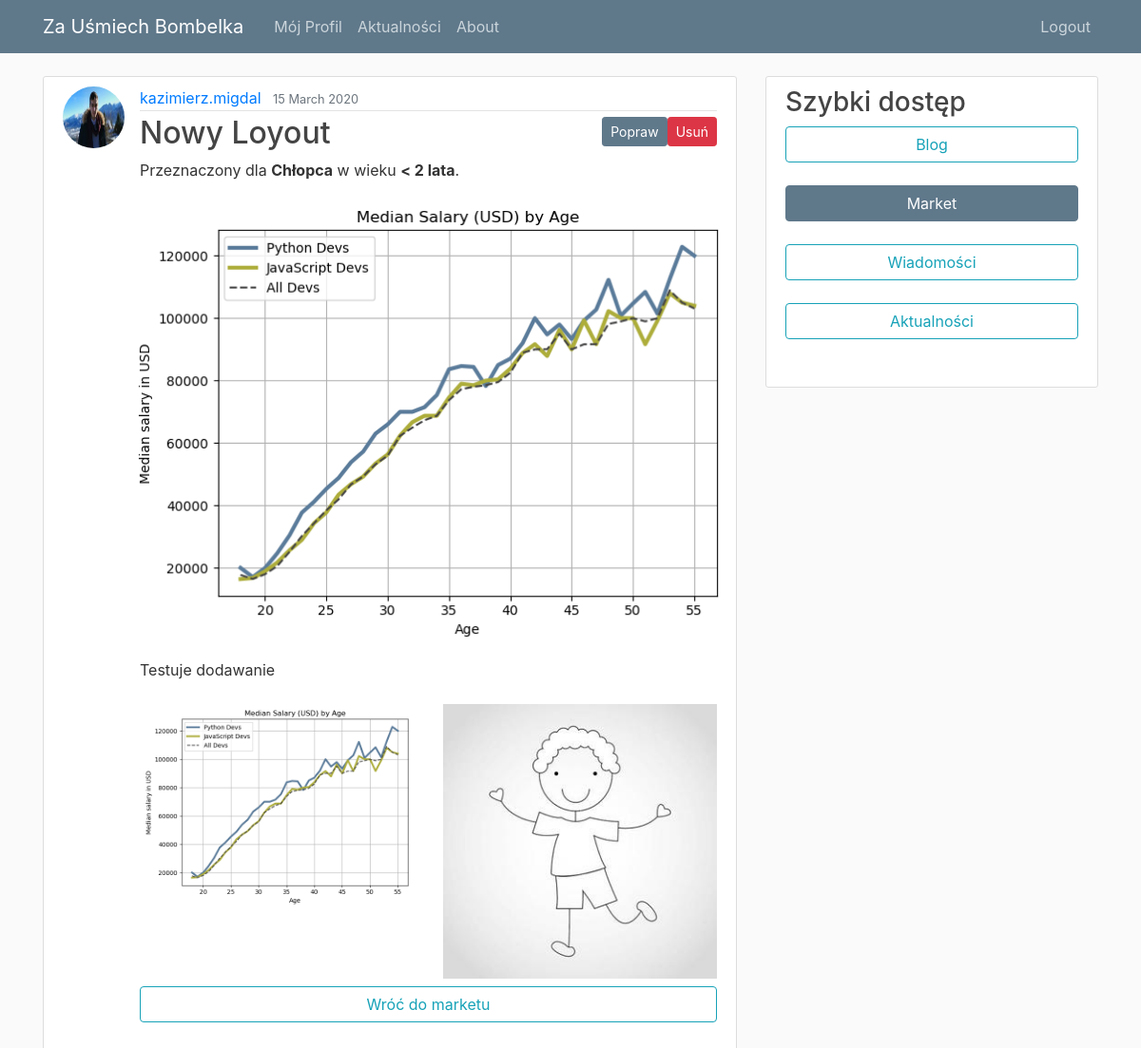
/market/product/15/ (signed in), run on the app's committed database.
### market/models.py (models this page shows, shortened)
class Product(models.Model):
    author = models.ForeignKey(User, on_delete=models.CASCADE)
    date_posted = models.DateTimeField(default=timezone.now)
    title = models.CharField(max_length=100, verbose_name='')
    description = models.TextField(verbose_name='')
    photo_1 = models.ImageField(default='default_1.jpg', upload_to='product_pics', verbose_name='')
    photo_2 = models.ImageField(default='default_1.jpg', upload_to='product_pics', verbose_name='')
    photo_3 = models.ImageField(default='default_1.jpg', upload_to='product_pics', verbose_name='')
    SEX_TAG_CHOISE= [('Boy','Chłopca'),('Girl', 'Dziewczynki'), ('Unisex', 'Zarówno dla chłopca jaki i dziewczynki')]
    tag_sex = models.CharField(max_length=6, choices = SEX_TAG_CHOISE, default='Unisex', verbose_name='')
    tag_age = models.IntegerField(choices = [(1,'< 1 miesiąc'),
                                            (2,'< 3 miesiące'),
                                            (3,'< 6 miesięcy'),
                                            (4,'< 1 rok'),
                                            (5,'< 1.5 roku'),
                                            (6,'< 2 lata'),
                                            (7,'Ponad 2 lata')],
                                                                 default=1, verbose_name='')

### users/models.py (models this page shows, shortened)
class Profile(models.Model):
    user = models.OneToOneField(User, on_delete=models.CASCADE)
    image = models.ImageField(default='default.jpg', upload_to='profile_pics')
    description = models.TextField(default='Brak opisu')
    SEX_TAG_CHOISE = [('Boy','dla chłopca'),('Girl', 'dla dziewczynki'), ('Unisex', 'zarówno dla chłopca jaki i dziewczynki')]
    AGE_TAG_CHOISE =[(1,'< 1 miesiąca'),(2,'< 3 miesiący'),(3,'< 6 miesięcy'),(4,'< 1 rok'),(5,'< 1.5 roku'),(6,'< 2 lat'),(7,'Ponad 2 lat')]
    interested_sex_tag = models.CharField(max_length=6, choices = SEX_TAG_CHOISE, default='Unisex')
    interested_age_tag = models.IntegerField(choices=AGE_TAG_CHOISE, default=1)
    sold_sex_tag = models.CharField(max_length=6, choices = SEX_TAG_CHOISE, default='Unisex')
    sold_age_tag = models.IntegerField(choices=AGE_TAG_CHOISE, default=1)

### market/views.py (the view)
# urls.py: path('product/<int:pk>/', ProductDetailView.as_view(), name='product-detail'),
class ProductDetailView(LoginRequiredMixin,DetailView):
    model = Product
    def get_context_data(self, **kwargs):
        context = super().get_context_data(**kwargs)
        context['section'] = 'market'
        return context

### market/templates/market/product_detail.html
{% extends "blog/base.html" %}
{% block content %}
<article class="media content-section">
    <img class="rounded-circle article-img" src="{{ object.author.profile.image.url }}">
    <div class="media-body">
        <div class="article-metadata">
            <a class="mr-2" href="#">{{ object.author }}</a>
            <small class="text-muted">{{ object.date_posted|date:"d F Y" }}</small>
           {% if object.author == user %}
                <div class="article-title" >
                    <a class="btn btn-danger btn-sm float-right mt-2" href="{% url 'product-delete' product.id%}">Usuń</a>
                    <a class="btn btn-sample btn-sm float-right mt-2" href="{% url 'product-update' product.id%}">Popraw</a>
                </div>
            {% endif %}
        </div>
        <h2 class="article-title">{{ object.title }}</h2>
        <p>Przeznaczony dla <strong>{{object.get_tag_sex_display}}</strong> w wieku <strong>{{object.get_tag_age_display}}</strong>.</p>
        <div class = "row justify-content-center">
            <img class="img-fluid mb-2" src="{{ object.photo_1.url }}">
        </div>
        <p class="article-content">{{ object.description }}</p>
        <div class="row justify-content-center">
            <div class="col">
            <img class="img-fluid mb-2 mt-2" src="{{ object.photo_2.url }}">
            </div>
            <div class="col">
            <img class="img-fluid mb-2 mt-2" src="{{ object.photo_3.url }}">
            </div>
        </div>
        <a class="mr-2" href="{% url 'market-home' %}"><button class="btn btn-outline-info btn-block">Wróć do marketu</button></a>
    </div>
</article>
{% endblock content %}

### blog/static/blog/main.css (style rules this page uses)
body { background: #fafafa; color: #333333; margin-top: 5rem; }
h1, h2, h3, h4, h5, h6 { word-wrap: break-word; -webkit-hyphens: auto; -moz-hyphens: auto; -ms-hyphens: auto; -o-hyphens: auto; hyphens: auto; color: #444444; }
.content-section { background: #ffffff; padding: 10px 20px; border: 1px solid #dddddd; border-radius: 3px; margin-bottom: 20px; top:56px; }
.article-title { color: #444444; }
.article-content { white-space: pre-line; }
.article-img { height: 65px; width: 65px; margin-right: 16px; }
.article-metadata { padding-bottom: 1px; margin-bottom: 4px; border-bottom: 1px solid #e3e3e3 }
.btn-sample { color: #ffffff; background-color: #5F788A; border-color: #5F788A; }

### data on the page
Product: author.profile.image (picture), author "kazimierz.migdal", date_posted "15 March 2020", title "Nowy Loyout", tag_sex "Chłopca", tag_age "< 2 lata", photo_1 (picture), description "Testuje dodawanie", photo_2 (picture), photo_3 (placeholder picture)
